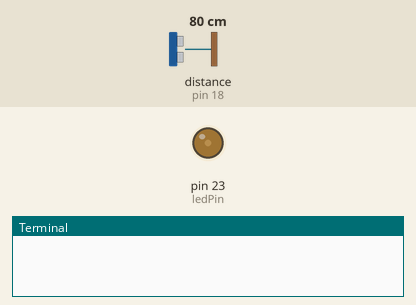
This program was run on a simulated Raspberry Pi (header pin numbers). Parts: output pins drawn as LEDs (lit = HIGH), the last lines printed to the terminal. Inputs (shaded band) come from the test bench; at power-on: distance to the obstacle (sensor on pin 18) 80 cm. The echo pulse lasts 58.3 µs per cm; the clock reads 2024-03-15 10:24:30 at power-on unless the program sets it; pins used as bus, display or sensor lines are not drawn.

Above: at 3.2 s.
3.3 s: distance to the obstacle (sensor on pin 18) set to 2 cm
At 6.2 s:
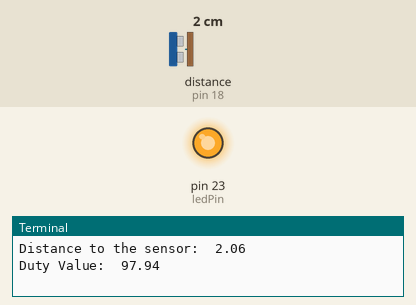
6.5 s: distance to the obstacle (sensor on pin 18) set to 35 cm
At 9.6 s:
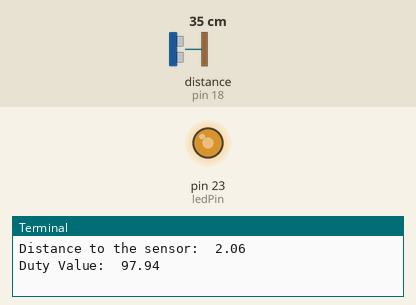
10.5 s: distance to the obstacle (sensor on pin 18) set to 60 cm
At 14.1 s:
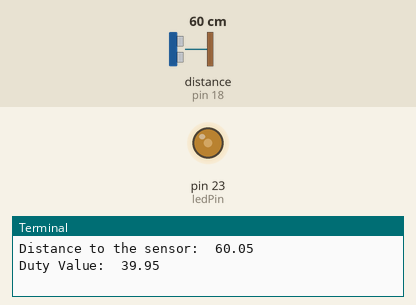
Timing chart, 0 to 15.6 s (numbered marks = the images above; inputs shaded):
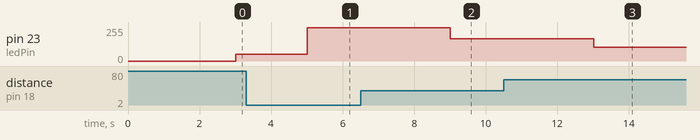

The program:

7_3.py
```python
import RPi.GPIO as GPIO
import time

GPIO.setmode(GPIO.BOARD)

pin_trig =16
pin_echo =18
ledPin = 23

GPIO.setup(pin_trig, GPIO.OUT)
GPIO.setup(pin_echo, GPIO.IN)
GPIO.setup(ledPin , GPIO.OUT)

GPIO.output(pin_trig, False)

pwm = GPIO.PWM(ledPin, 100)
pwm.start(0)

time.sleep(2)

try:
    while(True):
        GPIO.output(pin_trig,True)
        time.sleep(0.00001)
        GPIO.output(pin_trig,False)

        while GPIO.input(pin_echo)==0:
            start = time.time()

        while GPIO.input(pin_echo)==1:
            stop = time.time()

        pDuration = stop - start

        distance = pDuration * 17150

        distance = round(distance,2)
        time.sleep(1)

        if distance <= 100:
            rem = 100 - distance
        else:
            rem = 0

        pwm.ChangeDutyCycle(rem)
        time.sleep(1)

        print "Distance to the sensor: ",distance
        print "Duty Value: ",rem,"\n"

except KeyboardInterrupt:
    pass


pwm.stop()
GPIO.cleanup()
```

Measured:
- after the input at 3.3 s, pin 23 (ledPin): 51/255 → 250/255 after 1.7 s
- after the input at 6.5 s, pin 23 (ledPin): 250/255 → 166/255 after 2.5 s
- after the input at 10.5 s, pin 23 (ledPin): 166/255 → 102/255 after 2.5 s
